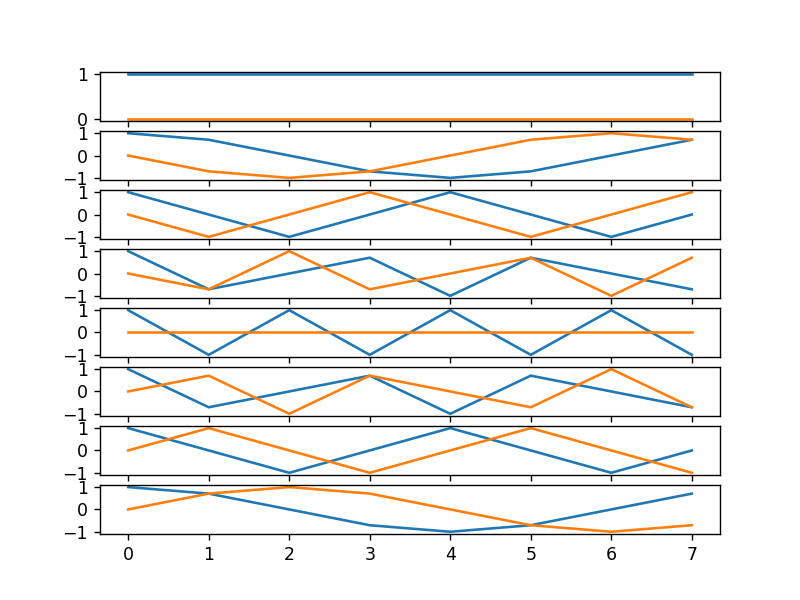

This chart was generated by the following Python code:
import numpy as np
import matplotlib.pyplot as plt
import math as m

fig, ax = plt.subplots(8)
time = np.array([0, 1, 2, 3, 4, 5, 6, 7])
N = 8
F = []
for a in range(N):
    lineRe = []
    line = []
    lineIm = []
    for b in range(N):
        nr = m.e**(-2 * m.pi * 1j * a * b / N)
        line.append(nr)
        lineRe.append(nr.real)
        lineIm.append(nr.imag)
    ax[a].plot(time, lineRe)
    ax[a].plot(time, lineIm)
    F.append(line)
plt.show()
fig.savefig("ex1.pdf")
fig.savefig("ex1.png")

FH = np.transpose(np.conjugate(F))
FHF = np.matmul(FH, F)
dif = FHF - N * np.identity(N)

print(np.linalg.norm(dif))





